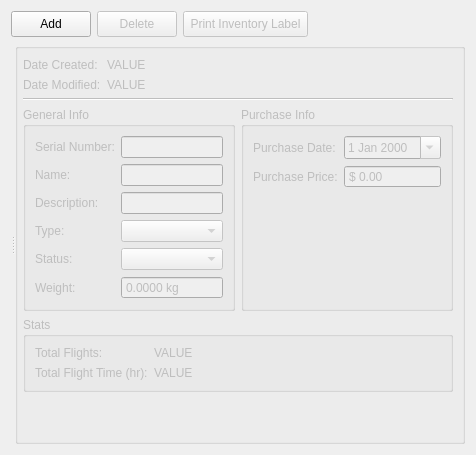
          <widget class="QWidget" name="equipment_tab">
           <attribute name="title">
            <string>Equipment</string>
           </attribute>
           <layout class="QVBoxLayout" name="verticalLayout_31" stretch="0,1">
            <item>
             <layout class="QHBoxLayout" name="horizontalLayout_51">
              <item>
               <widget class="QPushButton" name="equipment_add_button">
                <property name="minimumSize">
                 <size>
                  <width>40</width>
                  <height>26</height>
                 </size>
                </property>
                <property name="text">
                 <string>Add</string>
                </property>
               </widget>
              </item>
              <item>
               <widget class="QPushButton" name="equipment_delete_button">
                <property name="enabled">
                 <bool>false</bool>
                </property>
                <property name="minimumSize">
                 <size>
                  <width>50</width>
                  <height>26</height>
                 </size>
                </property>
                <property name="text">
                 <string>Delete</string>
                </property>
               </widget>
              </item>
              <item>
               <widget class="QPushButton" name="equipment_print_inventory_label_button">
                <property name="enabled">
                 <bool>false</bool>
                </property>
                <property name="minimumSize">
                 <size>
                  <width>125</width>
                  <height>26</height>
                 </size>
                </property>
                <property name="text">
                 <string>Print Inventory Label</string>
                </property>
               </widget>
              </item>
              <item>
               <spacer name="horizontalSpacer_19">
                <property name="orientation">
                 <enum>Qt::Horizontal</enum>
                </property>
                <property name="sizeHint" stdset="0">
                 <size>
                  <width>40</width>
                  <height>20</height>
                 </size>
                </property>
               </spacer>
              </item>
             </layout>
            </item>
            <item>
             <widget class="QSplitter" name="equipment_splitter">
              <property name="orientation">
               <enum>Qt::Horizontal</enum>
              </property>
              <property name="childrenCollapsible">
               <bool>false</bool>
              </property>
              <widget class="QWidget" name="layoutWidget_3">
               <layout class="QVBoxLayout" name="equipment_search_layout"/>
              </widget>
              <widget class="QWidget" name="verticalLayoutWidget_2">
               <layout class="QVBoxLayout" name="verticalLayout_30">
                <item>
                 <widget class="QGroupBox" name="equipment_info_groupbox">
                  <property name="enabled">
                   <bool>false</bool>
                  </property>
                  <property name="flat">
                   <bool>false</bool>
                  </property>
                  <layout class="QVBoxLayout" name="_3">
                   <property name="leftMargin">
                    <number>5</number>
                   </property>
                   <item>
                    <layout class="QHBoxLayout" name="horizontalLayout_21">
                     <item>
                      <layout class="QFormLayout" name="formLayout_29">
                       <property name="rightMargin">
                        <number>15</number>
                       </property>
                       <item row="0" column="0">
                        <widget class="QLabel" name="label_124">
                         <property name="text">
                          <string>Date Created:</string>
                         </property>
                        </widget>
                       </item>
                       <item row="0" column="1">
                        <widget class="QLabel" name="equipment_date_created_value">
                         <property name="text">
                          <string>VALUE</string>
                         </property>
                        </widget>
                       </item>
                       <item row="1" column="0">
                        <widget class="QLabel" name="label_125">
                         <property name="text">
                          <string>Date Modified:</string>
                         </property>
                        </widget>
                       </item>
                       <item row="1" column="1">
                        <widget class="QLabel" name="equipment_date_modified_value">
                         <property name="text">
                          <string>VALUE</string>
                         </property>
                        </widget>
                       </item>
                      </layout>
                     </item>
                     <item>
                      <spacer name="horizontalSpacer_14">
                       <property name="orientation">
                        <enum>Qt::Horizontal</enum>
                       </property>
                       <property name="sizeHint" stdset="0">
                        <size>
                         <width>40</width>
                         <height>20</height>
                        </size>
                       </property>
                      </spacer>
                     </item>
                    </layout>
                   </item>
                   <item>
                    <widget class="Line" name="line_2">
                     <property name="orientation">
                      <enum>Qt::Horizontal</enum>
                     </property>
                    </widget>
                   </item>
                   <item>
                    <layout class="QHBoxLayout" name="horizontalLayout_16" stretch="1,1">
                     <item>
                      <widget class="QGroupBox" name="groupBox_13">
                       <property name="title">
                        <string>General Info</string>
                       </property>
                       <layout class="QFormLayout" name="formLayout_27">
                        <item row="0" column="0">
                         <widget class="QLabel" name="label_53">
                          <property name="text">
                           <string>Serial Number:</string>
                          </property>
                         </widget>
                        </item>
                        <item row="0" column="1">
                         <widget class="QLineEdit" name="equipment_serial_number_line_edit"/>
                        </item>
                        <item row="1" column="0">
                         <widget class="QLabel" name="label_117">
                          <property name="text">
                           <string>Name:</string>
                          </property>
                         </widget>
                        </item>
                        <item row="1" column="1">
                         <widget class="QLineEdit" name="equipment_name_line_edit"/>
                        </item>
                        <item row="2" column="0">
                         <widget class="QLabel" name="label_118">
                          <property name="text">
                           <string>Description:</string>
                          </property>
                         </widget>
                        </item>
                        <item row="2" column="1">
                         <widget class="QLineEdit" name="equipment_description_line_edit"/>
                        </item>
                        <item row="3" column="0">
                         <widget class="QLabel" name="label_120">
                          <property name="text">
                           <string>Type:</string>
                          </property>
                         </widget>
                        </item>
                        <item row="3" column="1">
                         <widget class="QComboBox" name="equipment_type_combobox"/>
                        </item>
                        <item row="4" column="0">
                         <widget class="QLabel" name="label_119">
                          <property name="text">
                           <string>Status:</string>
                          </property>
                         </widget>
                        </item>
                        <item row="4" column="1">
                         <widget class="QComboBox" name="equipment_status_combobox"/>
                        </item>
                        <item row="5" column="0">
                         <widget class="QLabel" name="label_121">
                          <property name="text">
                           <string>Weight:</string>
                          </property>
                         </widget>
                        </item>
                        <item row="5" column="1">
                         <widget class="QDoubleSpinBox" name="equipment_weight_spinbox">
                          <property name="buttonSymbols">
                           <enum>QAbstractSpinBox::NoButtons</enum>
                          </property>
                          <property name="suffix">
                           <string> kg</string>
                          </property>
                          <property name="decimals">
                           <number>4</number>
                          </property>
                          <property name="maximum">
                           <double>100000.000000000000000</double>
                          </property>
                         </widget>
                        </item>
                       </layout>
                      </widget>
                     </item>
                     <item>
                      <widget class="QGroupBox" name="groupBox_16">
                       <property name="title">
                        <string>Purchase Info</string>
                       </property>
                       <layout class="QFormLayout" name="formLayout_28">
                        <item row="0" column="0">
                         <widget class="QLabel" name="label_122">
                          <property name="text">
                           <string>Purchase Date:</string>
                          </property>
                         </widget>
                        </item>
                        <item row="0" column="1">
                         <widget class="QDateEdit" name="equipment_date_purchased_date_edit">
                          <property name="calendarPopup">
                           <bool>true</bool>
                          </property>
                         </widget>
                        </item>
                        <item row="1" column="0">
                         <widget class="QLabel" name="label_123">
                          <property name="text">
                           <string>Purchase Price:</string>
                          </property>
                         </widget>
                        </item>
                        <item row="1" column="1">
                         <widget class="QDoubleSpinBox" name="equipment_item_value_spinbox">
                          <property name="buttonSymbols">
                           <enum>QAbstractSpinBox::NoButtons</enum>
                          </property>
                          <property name="prefix">
                           <string>$ </string>
                          </property>
                          <property name="maximum">
                           <double>1000000.000000000000000</double>
                          </property>
                         </widget>
                        </item>
                       </layout>
                      </widget>
                     </item>
                    </layout>
                   </item>
                   <item>
                    <widget class="QGroupBox" name="groupBox_15">
                     <property name="title">
                      <string>Stats</string>
                     </property>
                     <layout class="QFormLayout" name="formLayout_30">
                      <item row="0" column="0">
                       <widget class="QLabel" name="label_126">
                        <property name="text">
                         <string>Total Flights:</string>
                        </property>
                       </widget>
                      </item>
                      <item row="0" column="1">
                       <widget class="QLabel" name="equipmen_total_flights_value">
                        <property name="text">
                         <string>VALUE</string>
                        </property>
                       </widget>
                      </item>
                      <item row="1" column="1">
                       <widget class="QLabel" name="equipmen_total_flight_time_value">
                        <property name="text">
                         <string>VALUE</string>
                        </property>
                       </widget>
                      </item>
                      <item row="1" column="0">
                       <widget class="QLabel" name="label_127">
                        <property name="text">
                         <string>Total Flight Time (hr):</string>
                        </property>
                       </widget>
                      </item>
                     </layout>
                    </widget>
                   </item>
                   <item>
                    <spacer name="verticalSpacer_4">
                     <property name="orientation">
                      <enum>Qt::Vertical</enum>
                     </property>
                     <property name="sizeHint" stdset="0">
                      <size>
                       <width>20</width>
                       <height>40</height>
                      </size>
                     </property>
                    </spacer>
                   </item>
                  </layout>
                 </widget>
                </item>
               </layout>
              </widget>
             </widget>
            </item>
           </layout>
          </widget>
